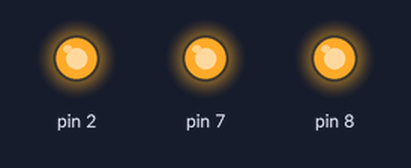
Recording of a sketch running on a simulated Arduino Uno, built with avr-gcc and run on an emulated ATmega328P. On the bench: output pins drawn as LEDs (lit = HIGH).

Above: at 0.05 s.
At 2.75 s:
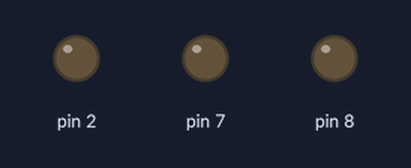
Timing chart, 0 to 3.0 s (numbered marks = the images above):
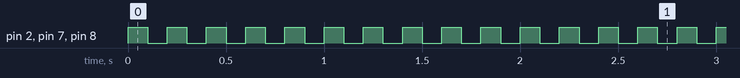

Measured:
- by itself, pin 2, pin 7, pin 8: alternates HIGH for 0.10 s and LOW for 0.10 s

The sketch:

7-14.ino
```cpp
void setup() {
  // put your setup code here, to run once:
  pinMode(7, OUTPUT);
  pinMode(8, OUTPUT);
  pinMode(2, OUTPUT);
}

void loop() {
  // put your main code here, to run repeatedly:
  digitalWrite(7, HIGH);
  digitalWrite(8, HIGH);
  digitalWrite(2, HIGH);
  delay(100);
  digitalWrite(7, LOW);
  digitalWrite(8, LOW);
  digitalWrite(2, LOW);
  delay(100);
}
```
